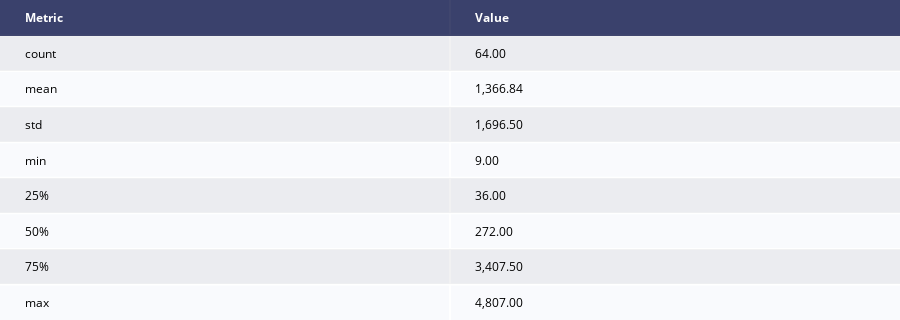

Notebook code cell kept with this figure:
### Markdown cell above
## Word-Based Document Statistics

### Code cell
du.generate_document_statistics_by_word_count(postgraduate_text_data)

### Figure 1 — Plotly figure (JSON) as saved in the notebook; plotly's stock layout.template omitted (floating-point values rounded to 4 significant figures)
{"data": [{"colorscale": [[0, "#00083e"], [0.5, "#ededee"], [1, "#ffffff"]], "hoverinfo": "none", "opacity": 0.75, "showscale": false, "type": "heatmap", "z": [[0, 0], [0.5, 0.5], [1, 1], [0.5, 0.5], [1, 1], [0.5, 0.5], [1, 1], [0.5, 0.5], [1, 1]]}], "layout": {"annotations": [{"align": "center", "font": {"color": "#ffffff"}, "showarrow": false, "text": "<b>Metric</b>", "x": -0.45, "xanchor": "left", "xref": "x", "y": 0, "yref": "y"}, {"align": "center", "font": {"color": "#ffffff"}, "showarrow": false, "text": "<b>Value</b>", "x": 0.55, "xanchor": "left", "xref": "x", "y": 0, "yref": "y"}, {"align": "center", "font": {"color": "#000000"}, "showarrow": false, "text": "count", "x": -0.45, "xanchor": "left", "xref": "x", "y": 1, "yref": "y"}, {"align": "center", "font": {"color": "#000000"}, "showarrow": false, "text": "64.00", "x": 0.55, "xanchor": "left", "xref": "x", "y": 1, "yref": "y"}, {"align": "center", "font": {"color": "#000000"}, "showarrow": false, "text": "mean", "x": -0.45, "xanchor": "left", "xref": "x", "y": 2, "yref": "y"}, {"align": "center", "font": {"color": "#000000"}, "showarrow": false, "text": "1,366.84", "x": 0.55, "xanchor": "left", "xref": "x", "y": 2, "yref": "y"}, {"align": "center", "font": {"color": "#000000"}, "showarrow": false, "text": "std", "x": -0.45, "xanchor": "left", "xref": "x", "y": 3, "yref": "y"}, {"align": "center", "font": {"color": "#000000"}, "showarrow": false, "text": "1,696.50", "x": 0.55, "xanchor": "left", "xref": "x", "y": 3, "yref": "y"}, {"align": "center", "font": {"color": "#000000"}, "showarrow": false, "text": "min", "x": -0.45, "xanchor": "left", "xref": "x", "y": 4, "yref": "y"}, {"align": "center", "font": {"color": "#000000"}, "showarrow": false, "text": "9.00", "x": 0.55, "xanchor": "left", "xref": "x", "y": 4, "yref": "y"}, {"align": "center", "font": {"color": "#000000"}, "showarrow": false, "text": "25%", "x": -0.45, "xanchor": "left", "xref": "x", "y": 5, "yref": "y"}, {"align": "center", "font": {"color": "#000000"}, "showarrow": false, "text": "36.00", "x": 0.55, "xanchor": "left", "xref": "x", "y": 5, "yref": "y"}, {"align": "center", "font": {"color": "#000000"}, "showarrow": false, "text": "50%", "x": -0.45, "xanchor": "left", "xref": "x", "y": 6, "yref": "y"}, {"align": "center", "font": {"color": "#000000"}, "showarrow": false, "text": "272.00", "x": 0.55, "xanchor": "left", "xref": "x", "y": 6, "yref": "y"}, {"align": "center", "font": {"color": "#000000"}, "showarrow": false, "text": "75%", "x": -0.45, "xanchor": "left", "xref": "x", "y": 7, "yref": "y"}, {"align": "center", "font": {"color": "#000000"}, "showarrow": false, "text": "3,407.50", "x": 0.55, "xanchor": "left", "xref": "x", "y": 7, "yref": "y"}, {"align": "center", "font": {"color": "#000000"}, "showarrow": false, "text": "max", "x": -0.45, "xanchor": "left", "xref": "x", "y": 8, "yref": "y"}, {"align": "center", "font": {"color": "#000000"}, "showarrow": false, "text": "4,807.00", "x": 0.55, "xanchor": "left", "xref": "x", "y": 8, "yref": "y"}], "height": 320, "margin": {"b": 0, "l": 0, "r": 0, "t": 0}, "title": {"text": "Document Statistics"}, "xaxis": {"dtick": 1, "gridwidth": 2, "showticklabels": false, "tick0": -0.5, "ticks": "", "zeroline": false}, "yaxis": {"autorange": "reversed", "dtick": 1, "gridwidth": 2, "showticklabels": false, "tick0": 0.5, "ticks": "", "zeroline": false}}}
